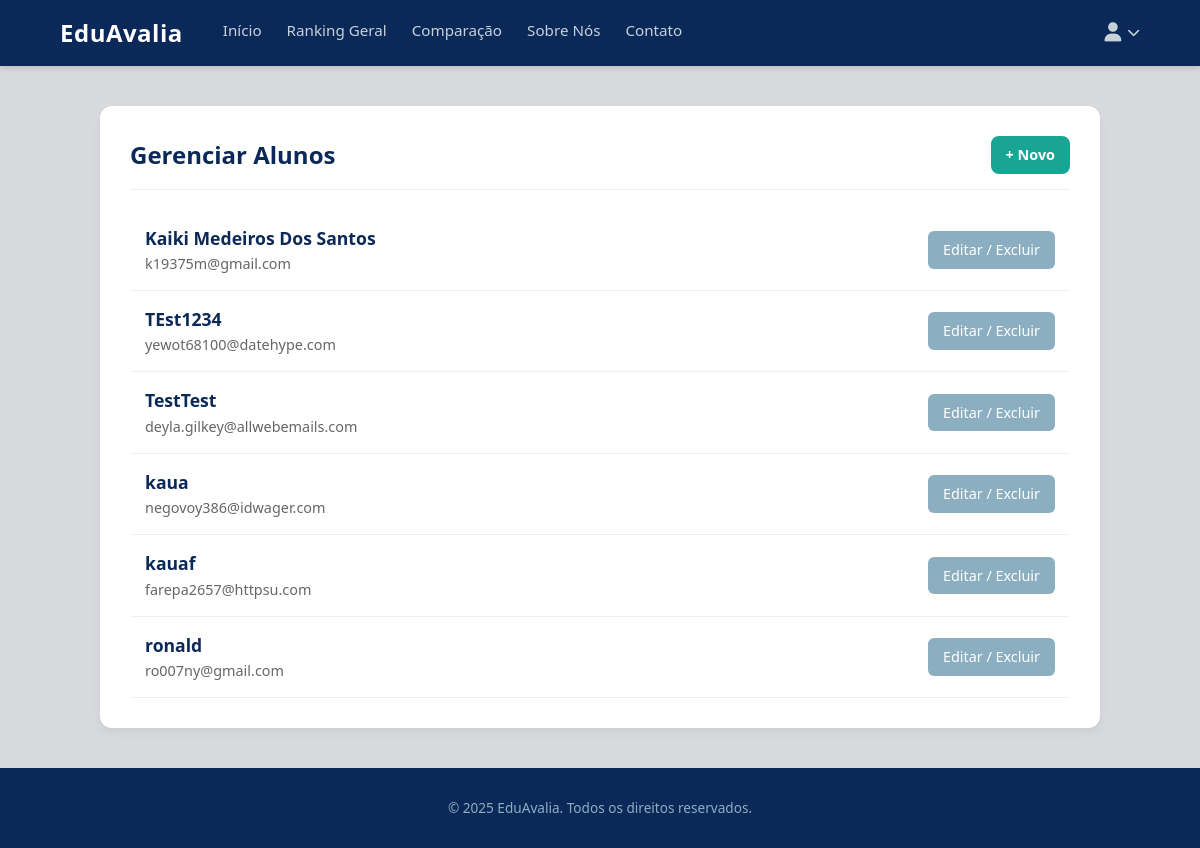
Before: /alunos/selecionar/ (signed in) with the older database file.
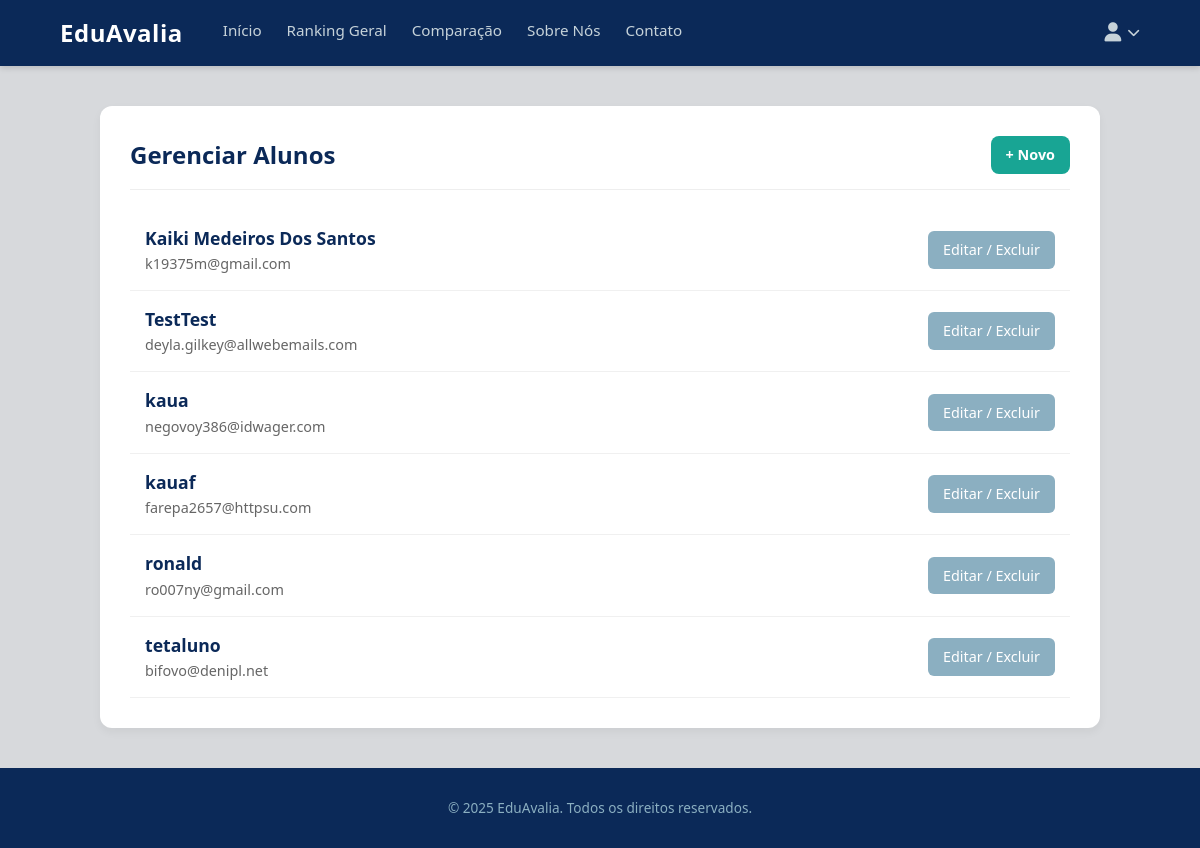
After: the same page with the newer database file.
### avaliacoes/models.py (models this page shows, shortened)
class Aluno(models.Model):
    user = models.OneToOneField(CustomUser, on_delete=models.CASCADE, limit_choices_to={'user_type': 'aluno'})

class CustomUser(AbstractUser):
    USER_TYPE_CHOICES = (
        ('aluno', 'Aluno'),
        ('professor', 'Professor'),
        ('admin', 'Administrador'),
    )
    user_type = models.CharField(max_length=20, choices=USER_TYPE_CHOICES, default='aluno')
    cpf = models.CharField(max_length=11, unique=True)
    data_nascimento = models.DateField(null=True, blank=True)

### avaliacoes/views.py (the view)
# urls.py: path('alunos/selecionar/', views.selecionar_aluno_para_editar, name='selecionar_aluno_para_editar'),
@staff_member_required
def selecionar_aluno_para_editar(request):
    alunos = Aluno.objects.all().select_related('user').order_by('user__first_name')
    return render(request, 'avaliacoes/selecionar_aluno_para_editar.html', {
        'alunos': alunos
    })

### avaliacoes/templates/avaliacoes/selecionar_aluno_para_editar.html (shortened to what this page needs)
{% extends 'base.html' %}
{% block content %}
<div class="selection-container">
    <div class="selection-header">
        <h2>Gerenciar Alunos</h2>
        <a href="{% url 'adicionar_usuario' %}" class="btn" style="padding: 8px 15px; font-size: 0.9rem;">+ Novo</a>
    </div>
    <ul class="aluno-list">
        {% for aluno in alunos %}
        <li class="aluno-item">
            <div class="info">
                <strong>{{ aluno.user.get_full_name|default:aluno.user.username }}</strong>
                <span>{{ aluno.user.email }}</span>
            </div>
            <a href="{% url 'editar_aluno' aluno.id %}" class="btn-edit">Editar / Excluir</a>
        </li>
        {% empty %}
        <li style="padding: 20px; text-align: center; color: #999;">Nenhum aluno cadastrado.</li>
        {% endfor %}
    </ul>
</div>
{% endblock %}

Changed rows visible on the page:
removed Aluno: user.get_full_name "TEst1234", user.email "yewot68100@datehype.com"
added Aluno: user.get_full_name "tetaluno", user.email "bifovo@denipl.net"
